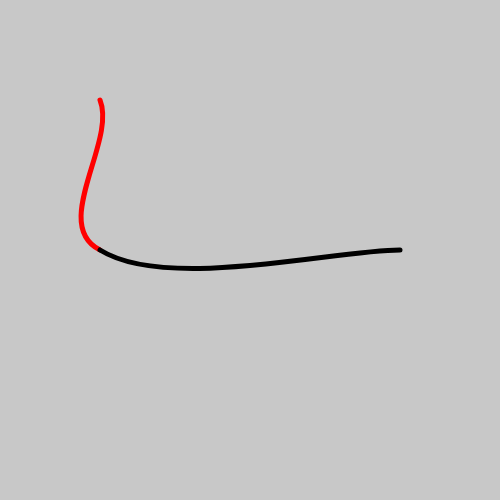
Frame 1 (no input)
Frame 60 (no input): identical to frame 1, image omitted
Frame 120 (the mouse pressed at the canvas centre since frame 60): identical to frame 1, image omitted

The p5.js sketch that drew this single still picture (run headless with seeded random() and noise() and a simulated clock; from frame 60 on, the mouse is pressed at the canvas centre):

// p5.js sketch
// ── sketch.js
function setup() {
  createCanvas(500, 500);
 
}

function draw() {

background(200);
noFill(); 
strokeWeight(5);
stroke("red");
curve(0, 0, 100, 100, 100, 250, 400, 250);

stroke("black")
curve(0, 0, 100, 250, 400, 250, 500, 250);

// curve(0, 0, 400, 250, 200, 0, 100, 150);
 
 

 }












 
 
